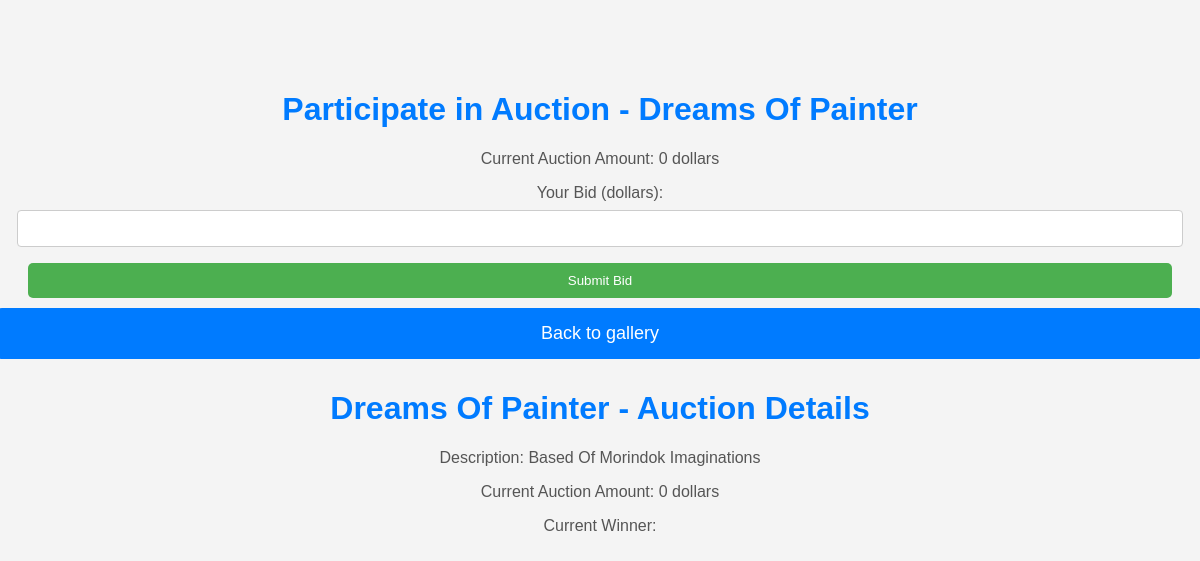
The page /auction/participate/1/ on the database its author committed.
### accounts/models.py (models this page shows, shortened)
class Artwork(models.Model):
    title = models.CharField(max_length=35)
    description = models.TextField(max_length=100)
    price = models.PositiveIntegerField(default=0, max_length=10000000)
    image = models.ImageField(upload_to='public_html/media')
    uploaded_by = models.ForeignKey(User, on_delete=models.CASCADE, related_name='uploaded_by_artworks')
    approved = models.BooleanField(default=False)
    likes = models.IntegerField(default=0)
    liked_by = models.ManyToManyField(User, related_name='liked_artworks', blank=True)
    comments = models.ManyToManyField(Comment, related_name='artwork_comments')
    current_bid_amount = models.PositiveIntegerField(default=0, verbose_name='مبلغ فعلی مزایده')
    current_highest_bidder = models.ForeignKey(User, on_delete=models.SET_NULL, null=True, related_name='current_highest_bidder_artworks')

### accounts/views.py (the view, shortened to what this page needs)
# urls.py: path('auction/participate/<int:artwork_id>/', participate_auction, name='participate_auction'),
def participate_auction(request, artwork_id):
    artwork = get_object_or_404(Artwork, id=artwork_id)
    return render(request, 'participate_auction.html', {'artwork': artwork})

### accounts/templates/participate_auction.html (shortened to what this page needs)
    <!DOCTYPE html>
    <html lang="en">
    <head>
    </head>
    <body>
    <h1>Participate in Auction - {{ artwork.title }}</h1>
    <p>Current Auction Amount: {{ artwork.current_bid_amount }} dollars</p>
    <form method="post" action="{% url 'participate_auction' artwork_id=artwork.id %}">
        <label for="bid_amount">Your Bid (dollars):</label>
        <input type="number" name="bid_amount" required>
        <button type="submit">Submit Bid</button>
        <a id="back" type="button" href="{% url 'gallery' %}">Back to gallery</a>
    </form>
    <h1>{{ artwork.title }} - Auction Details</h1>
    <p>Description: {{ artwork.description }}</p>
    <p>Current Auction Amount: {{ artwork.current_bid_amount }} dollars</p>
    <p>Current Winner: {{ artwork.current_highest_bidder.username }}</p>
    </body>
    </html>

### accounts/templates/participate_auction.html (style rules this page uses)
body { font-family: 'Tahoma', sans-serif; background-color: #f4f4f4; margin-top: 50px; padding: 20px; display: block; align-items: center; justify-content: center; flex-direction: column; height: 100vh; text-align: center; }
h1 { color: #007BFF; }
p { color: #555; margin-bottom: 16px; }
form { display: flex; flex-direction: column; align-items: center; }
label { margin-bottom: 8px; color: #555; }
input { padding: 10px; border-radius: 4px; border: 1px solid #ccc; margin-bottom: 16px; width: 100%; }
button { padding: 10px 20px; border-radius: 5px; background-color: #4CAF50; color: white; cursor: pointer; transition: background-color 0.3s ease; }
button, #back { width: 100%; padding: 10px 20px; border-radius: 5px; cursor: pointer; transition: background-color 0.3s ease; margin-bottom: 10px; }
button { background-color: #4CAF50; color: white; border: none; }
#back { background-color: #007BFF; color: white; padding: 15px 30px; border: none; border-radius: 4px; cursor: pointer; font-size: 18px; transition: background-color 0.3s ease; }
a { display: inline-block; background-color: #4CAF50; color: white; text-decoration: none; padding: 10px 20px; border-radius: 5px; transition: background-color 0.3s ease; }

### rows shown on the page
Artwork: title "Dreams Of Painter", current_bid_amount "0", description "Based Of Morindok Imaginations"
